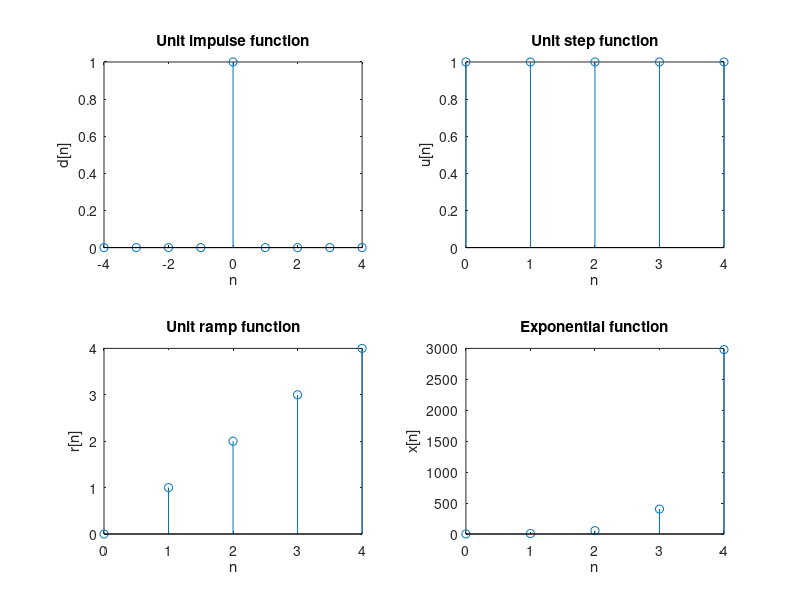

Source code (MATLAB):
figure('Name','Discrete signals','NumberTitle','off')

n = 4;
t = -n:1:n;
y1 = [zeros(1,n),1,zeros(1,n)];
subplot(2,2,1);
stem(t,y1);
ylabel('d[n]');
xlabel('n');
title('Unit impulse function');

n = 4;
t = 0:1:n;
y2 = [ones(1,n+1)];
subplot(2,2,2);
stem(t,y2);
ylabel('u[n]');
xlabel('n');
title('Unit step function');

n = 4;
t = 0:1:n;
subplot(2,2,3);
stem(t,t);
ylabel('r[n]');
xlabel('n');
title('Unit ramp function'); 

n = 4;
a = 2;
t = 0:1:n;
y3 = exp(a*t);
subplot(2,2,4);
stem(t,y3);
ylabel('x[n]');
xlabel('n');
title('Exponential function'); 

